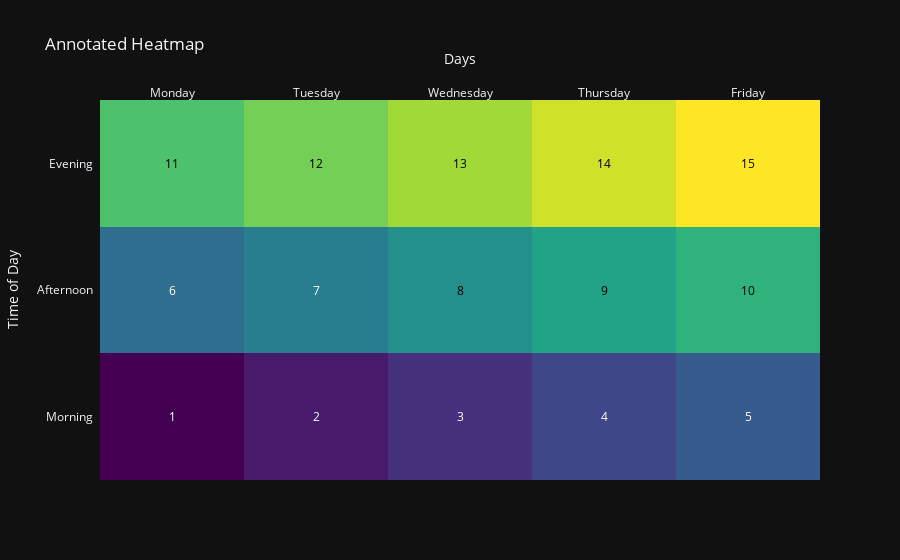

The notebook cell saved with this chart:
### Code cell
import plotly.figure_factory as ff

# Sample data
x = ['Monday', 'Tuesday', 'Wednesday', 'Thursday', 'Friday']
y = ['Morning', 'Afternoon', 'Evening']
z = [[1, 2, 3, 4, 5],
     [6, 7, 8, 9, 10],
     [11, 12, 13, 14, 15]]

# Create annotated heatmap
fig = ff.create_annotated_heatmap(z, x=x, y=y, colorscale='Viridis')

# Update layout
fig.update_layout(
    title='Annotated Heatmap',
    xaxis_title='Days',
    yaxis_title='Time of Day'
)

# Show the plot
fig.show()

### Figure 1 — Plotly figure (JSON) as saved in the notebook; plotly's stock layout.template omitted (floating-point values rounded to 4 significant figures)
{"data": [{"colorscale": [[0.0, "#440154"], [0.1111, "#482878"], [0.2222, "#3e4989"], [0.3333, "#31688e"], [0.4444, "#26828e"], [0.5556, "#1f9e89"], [0.6667, "#35b779"], [0.7778, "#6ece58"], [0.8889, "#b5de2b"], [1.0, "#fde725"]], "reversescale": false, "showscale": false, "x": ["Monday", "Tuesday", "Wednesday", "Thursday", "Friday"], "y": ["Morning", "Afternoon", "Evening"], "z": [[1, 2, 3, 4, 5], [6, 7, 8, 9, 10], [11, 12, 13, 14, 15]], "type": "heatmap"}], "layout": {"annotations": [{"font": {"color": "#FFFFFF"}, "showarrow": false, "text": "1", "x": "Monday", "xref": "x", "y": "Morning", "yref": "y"}, {"font": {"color": "#FFFFFF"}, "showarrow": false, "text": "2", "x": "Tuesday", "xref": "x", "y": "Morning", "yref": "y"}, {"font": {"color": "#FFFFFF"}, "showarrow": false, "text": "3", "x": "Wednesday", "xref": "x", "y": "Morning", "yref": "y"}, {"font": {"color": "#FFFFFF"}, "showarrow": false, "text": "4", "x": "Thursday", "xref": "x", "y": "Morning", "yref": "y"}, {"font": {"color": "#FFFFFF"}, "showarrow": false, "text": "5", "x": "Friday", "xref": "x", "y": "Morning", "yref": "y"}, {"font": {"color": "#FFFFFF"}, "showarrow": false, "text": "6", "x": "Monday", "xref": "x", "y": "Afternoon", "yref": "y"}, {"font": {"color": "#FFFFFF"}, "showarrow": false, "text": "7", "x": "Tuesday", "xref": "x", "y": "Afternoon", "yref": "y"}, {"font": {"color": "#000000"}, "showarrow": false, "text": "8", "x": "Wednesday", "xref": "x", "y": "Afternoon", "yref": "y"}, {"font": {"color": "#000000"}, "showarrow": false, "text": "9", "x": "Thursday", "xref": "x", "y": "Afternoon", "yref": "y"}, {"font": {"color": "#000000"}, "showarrow": false, "text": "10", "x": "Friday", "xref": "x", "y": "Afternoon", "yref": "y"}, {"font": {"color": "#000000"}, "showarrow": false, "text": "11", "x": "Monday", "xref": "x", "y": "Evening", "yref": "y"}, {"font": {"color": "#000000"}, "showarrow": false, "text": "12", "x": "Tuesday", "xref": "x", "y": "Evening", "yref": "y"}, {"font": {"color": "#000000"}, "showarrow": false, "text": "13", "x": "Wednesday", "xref": "x", "y": "Evening", "yref": "y"}, {"font": {"color": "#000000"}, "showarrow": false, "text": "14", "x": "Thursday", "xref": "x", "y": "Evening", "yref": "y"}, {"font": {"color": "#000000"}, "showarrow": false, "text": "15", "x": "Friday", "xref": "x", "y": "Evening", "yref": "y"}], "xaxis": {"dtick": 1, "gridcolor": "rgb(0, 0, 0)", "side": "top", "ticks": "", "title": {"text": "Days"}}, "yaxis": {"dtick": 1, "ticks": "", "ticksuffix": "  ", "title": {"text": "Time of Day"}}, "title": {"text": "Annotated Heatmap"}}}
